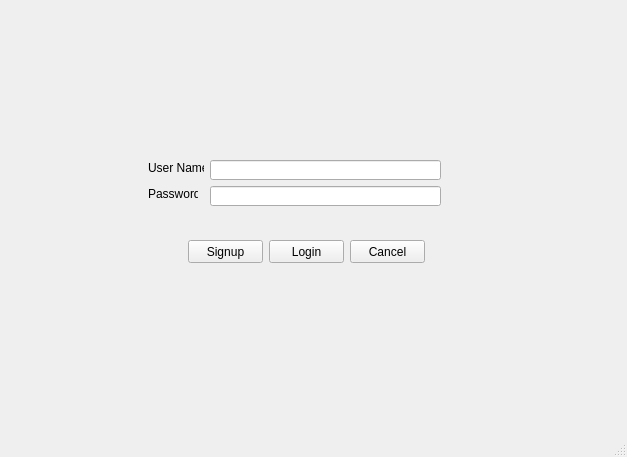
<?xml version="1.0" encoding="UTF-8"?>
<ui version="4.0">
 <class>MainWindow</class>
 <widget class="QMainWindow" name="MainWindow">
  <property name="geometry">
   <rect>
    <x>0</x>
    <y>0</y>
    <width>627</width>
    <height>457</height>
   </rect>
  </property>
  <property name="windowTitle">
   <string>MainWindow</string>
  </property>
  <widget class="QWidget" name="centralwidget">
   <widget class="QPushButton" name="Signup">
    <property name="geometry">
     <rect>
      <x>188</x>
      <y>240</y>
      <width>75</width>
      <height>23</height>
     </rect>
    </property>
    <property name="text">
     <string>Signup</string>
    </property>
   </widget>
   <widget class="QLabel" name="Password">
    <property name="geometry">
     <rect>
      <x>148</x>
      <y>186</y>
      <width>50</width>
      <height>16</height>
     </rect>
    </property>
    <property name="text">
     <string>Password:</string>
    </property>
   </widget>
   <widget class="QPushButton" name="Cancel">
    <property name="geometry">
     <rect>
      <x>350</x>
      <y>240</y>
      <width>75</width>
      <height>23</height>
     </rect>
    </property>
    <property name="text">
     <string>Cancel</string>
    </property>
   </widget>
   <widget class="QLineEdit" name="userlineEdit">
    <property name="geometry">
     <rect>
      <x>210</x>
      <y>160</y>
      <width>231</width>
      <height>20</height>
     </rect>
    </property>
   </widget>
   <widget class="QPushButton" name="Login">
    <property name="geometry">
     <rect>
      <x>269</x>
      <y>240</y>
      <width>75</width>
      <height>23</height>
     </rect>
    </property>
    <property name="text">
     <string>Login</string>
    </property>
   </widget>
   <widget class="QLabel" name="Username">
    <property name="geometry">
     <rect>
      <x>148</x>
      <y>160</y>
      <width>56</width>
      <height>16</height>
     </rect>
    </property>
    <property name="text">
     <string>User Name:</string>
    </property>
   </widget>
   <widget class="QLineEdit" name="pwdLineEdit">
    <property name="geometry">
     <rect>
      <x>210</x>
      <y>186</y>
      <width>231</width>
      <height>20</height>
     </rect>
    </property>
   </widget>
   <zorder>Signup</zorder>
   <zorder>Password</zorder>
   <zorder>userlineEdit</zorder>
   <zorder>Login</zorder>
   <zorder>Username</zorder>
   <zorder>pwdLineEdit</zorder>
   <zorder>Cancel</zorder>
  </widget>
  <widget class="QStatusBar" name="statusbar"/>
 </widget>
 <resources/>
 <connections/>
</ui>
